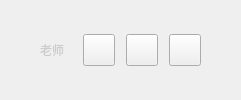
                <widget class="QWidget" name="widget_8" native="true">
                 <layout class="QHBoxLayout" name="horizontalLayout_5">
                  <property name="spacing">
                   <number>11</number>
                  </property>
                  <property name="leftMargin">
                   <number>0</number>
                  </property>
                  <property name="topMargin">
                   <number>0</number>
                  </property>
                  <property name="rightMargin">
                   <number>0</number>
                  </property>
                  <property name="bottomMargin">
                   <number>0</number>
                  </property>
                  <item>
                   <spacer name="horizontalSpacer">
                    <property name="orientation">
                     <enum>Qt::Horizontal</enum>
                    </property>
                    <property name="sizeHint" stdset="0">
                     <size>
                      <width>40</width>
                      <height>20</height>
                     </size>
                    </property>
                   </spacer>
                  </item>
                  <item>
                   <widget class="QLabel" name="label_teacher">
                    <property name="minimumSize">
                     <size>
                      <width>32</width>
                      <height>32</height>
                     </size>
                    </property>
                    <property name="maximumSize">
                     <size>
                      <width>32</width>
                      <height>32</height>
                     </size>
                    </property>
                    <property name="styleSheet">
                     <string notr="true">color: rgb(204, 204, 204);
font: 14px &quot;微软雅黑&quot;;</string>
                    </property>
                    <property name="text">
                     <string>老师</string>
                    </property>
                   </widget>
                  </item>
                  <item>
                   <widget class="QWidget" name="widget_7" native="true">
                    <property name="minimumSize">
                     <size>
                      <width>32</width>
                      <height>32</height>
                     </size>
                    </property>
                    <property name="maximumSize">
                     <size>
                      <width>32</width>
                      <height>32</height>
                     </size>
                    </property>
                    <layout class="QHBoxLayout" name="horizontalLayout_10">
                     <property name="spacing">
                      <number>0</number>
                     </property>
                     <property name="leftMargin">
                      <number>0</number>
                     </property>
                     <property name="topMargin">
                      <number>0</number>
                     </property>
                     <property name="rightMargin">
                      <number>0</number>
                     </property>
                     <property name="bottomMargin">
                      <number>0</number>
                     </property>
                     <item>
                      <widget class="QPushButton" name="pushButton_camera">
                       <property name="minimumSize">
                        <size>
                         <width>32</width>
                         <height>32</height>
                        </size>
                       </property>
                       <property name="maximumSize">
                        <size>
                         <width>32</width>
                         <height>32</height>
                        </size>
                       </property>
                       <property name="toolTip">
                        <string>禁止画面</string>
                       </property>
                       <property name="styleSheet">
                        <string notr="true">QPushButton#pushButton_camera{
border-image: url(:/ctrl/img/ctrl/camera_Normal.png);
}
QPushButton#pushButton_camera:hover{

	border-image: url(:/ctrl/img/ctrl/camera_Click.png);
}

QPushButton#pushButton_camera:pressed{
border-image: url(:/ctrl/img/ctrl/camera_Normal.png);
}</string>
                       </property>
                       <property name="text">
                        <string/>
                       </property>
                      </widget>
                     </item>
                    </layout>
                   </widget>
                  </item>
                  <item>
                   <widget class="QWidget" name="widget_9" native="true">
                    <property name="minimumSize">
                     <size>
                      <width>32</width>
                      <height>32</height>
                     </size>
                    </property>
                    <property name="maximumSize">
                     <size>
                      <width>32</width>
                      <height>32</height>
                     </size>
                    </property>
                    <layout class="QHBoxLayout" name="horizontalLayout_11">
                     <property name="spacing">
                      <number>0</number>
                     </property>
                     <property name="leftMargin">
                      <number>0</number>
                     </property>
                     <property name="topMargin">
                      <number>0</number>
                     </property>
                     <property name="rightMargin">
                      <number>0</number>
                     </property>
                     <property name="bottomMargin">
                      <number>0</number>
                     </property>
                     <item>
                      <widget class="QPushButton" name="pushButton_mic">
                       <property name="minimumSize">
                        <size>
                         <width>32</width>
                         <height>32</height>
                        </size>
                       </property>
                       <property name="maximumSize">
                        <size>
                         <width>32</width>
                         <height>32</height>
                        </size>
                       </property>
                       <property name="toolTip">
                        <string>静音</string>
                       </property>
                       <property name="styleSheet">
                        <string notr="true">QPushButton#pushButton_mic{
border-image: url(:/ctrl/img/ctrl/mic_Normal.png);
}
QPushButton#pushButton_mic:hover{
	border-image: url(:/ctrl/img/ctrl/mic_Click.png);
}

QPushButton#pushButton_mic:pressed{
border-image: url(:/ctrl/img/ctrl/mic_Normal.png);
}</string>
                       </property>
                       <property name="text">
                        <string/>
                       </property>
                      </widget>
                     </item>
                    </layout>
                   </widget>
                  </item>
                  <item>
                   <widget class="QWidget" name="widget_10" native="true">
                    <property name="minimumSize">
                     <size>
                      <width>32</width>
                      <height>32</height>
                     </size>
                    </property>
                    <property name="maximumSize">
                     <size>
                      <width>32</width>
                      <height>32</height>
                     </size>
                    </property>
                    <layout class="QHBoxLayout" name="horizontalLayout_12">
                     <property name="spacing">
                      <number>0</number>
                     </property>
                     <property name="leftMargin">
                      <number>0</number>
                     </property>
                     <property name="topMargin">
                      <number>0</number>
                     </property>
                     <property name="rightMargin">
                      <number>0</number>
                     </property>
                     <property name="bottomMargin">
                      <number>0</number>
                     </property>
                     <item>
                      <widget class="QPushButton" name="pushButton_changeCamera">
                       <property name="minimumSize">
                        <size>
                         <width>32</width>
                         <height>32</height>
                        </size>
                       </property>
                       <property name="maximumSize">
                        <size>
                         <width>32</width>
                         <height>32</height>
                        </size>
                       </property>
                       <property name="toolTip">
                        <string>切换摄像头</string>
                       </property>
                       <property name="styleSheet">
                        <string notr="true">

QPushButton{
border-image: url(:/ctrl/img/ctrl/changeCameraSmall_Normal.png);
}

QPushButton:hover{
border-image: url(:/ctrl/img/ctrl/changeCameraSmall_Click.png);
}

QPushButton:pressed{
border-image: url(:/ctrl/img/ctrl/changeCameraSmall_Normal.png);
}</string>
                       </property>
                       <property name="text">
                        <string/>
                       </property>
                      </widget>
                     </item>
                    </layout>
                   </widget>
                  </item>
                  <item>
                   <spacer name="horizontalSpacer_2">
                    <property name="orientation">
                     <enum>Qt::Horizontal</enum>
                    </property>
                    <property name="sizeHint" stdset="0">
                     <size>
                      <width>40</width>
                      <height>20</height>
                     </size>
                    </property>
                   </spacer>
                  </item>
                 </layout>
                </widget>
